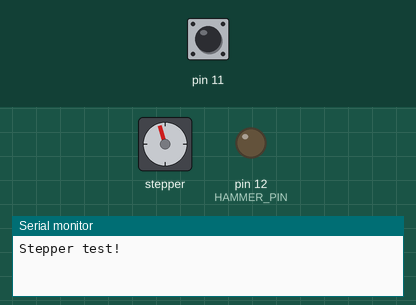
Simulated run of this sketch. Board: Arduino Uno, built with avr-gcc and run on an emulated ATmega328P. On the bench: stepper motor, output pins drawn as LEDs (lit = HIGH), the last lines printed to the serial monitor. Wiring (inferred from the names in the program): stepper motor driver (200 steps per turn assumed): step pin 2; direction pin 3; enable pin 13. The test bench sets the inputs (shaded band); at power-on: pin 11 HIGH. Pins used as bus, display or sensor lines are not drawn.

Above: at 0.8 s.
0.9 s: pin 11 pulled LOW for 0.15 s
At 9.4 s:
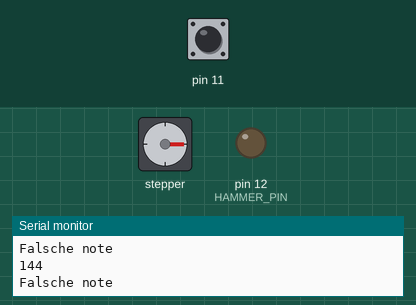
At 17.1 s:
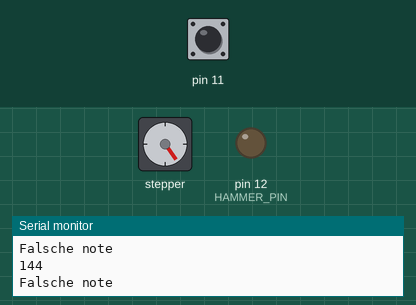
Timing chart, 0 to 25.9 s (numbered marks = the images above; inputs shaded):
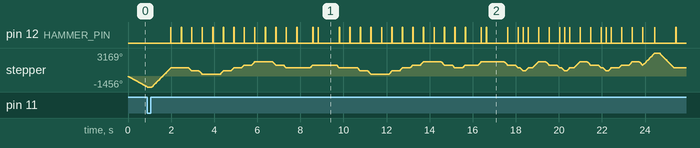

The sketch:

Xylofon.ino
```cpp
#include "Piano.h"
#include <Arduino.h>
#include "MotorController.h"

MotorController stepperMotor(11);

Piano* piano;

char* haeschenKlein =
"G12,E12,E11,F12,D12,D11,"		// Häschen klein ging alein
"C12,D12,E12,F12,G12,G12,G11,"	//in die weite Welt hinein
"G12,E12,E11,F12,D12,D11,"		// Stock und Hut steht im gut
"C12,E12,G12,G12,E11,P21,";		// Hans ist wohl-gemut

char* ode =
"A22,A22,B22,C22,C22,B22,A22,G12,F12,F12,G12,A22,A23,G14,G11,"
"A22,A22,B22,C22,C22,B22,A22,G12,F12,F12,G12,A22,G13,F14,F11,"
"G12,A24,B24,A22,F12,G12,A24,B24,A22,F12,G12,A24,B24,A22,G12,F12,G12,C11,"
"A22,A22,B22,C22,C22,B22,A22,G12,F12,F12,G12,A22,G13,F14,F11"
;

char* elka =
"C12,A22,A22,G12,A22,F12,C12,C12,C12,A22,A22,B22,G12,C21,"
"C21,D12,D12,B22,B22,A22,G12,F12,C12,A22,A22,G12,A22,F11,"
;

void setup() {
	Serial.begin(9600);           // set up Serial library at 9600 bps
	Serial.println("Stepper test!");
	stepperMotor.calibrate();
	Serial.println("Calibration done!");
	piano = new Piano(&stepperMotor);
}

void loop() {
	piano->play(ode);
	while (1);
}
```

MotorController.cpp
```cpp
#include "Arduino.h"
#include "MotorController.h"

#define MOTORX_DIR_PIN 3
#define MOTORX_STEP_PIN 2
#define HAMMER_PIN 12
#define ENABLE_PIN 13

MotorController::MotorController(uint8_t switchPin)
{
	pinMode(ENABLE_PIN, OUTPUT);
	digitalWrite(ENABLE_PIN, HIGH);
	pinMode(HAMMER_PIN, OUTPUT);
	digitalWrite(HAMMER_PIN, LOW);
	this->switchPin = switchPin;
	pinMode(switchPin, INPUT_PULLUP);
	pinMode(MOTORX_DIR_PIN, OUTPUT);
	pinMode(MOTORX_STEP_PIN, OUTPUT);
	digitalWrite(MOTORX_DIR_PIN, LOW);
	digitalWrite(MOTORX_STEP_PIN, HIGH);
}

void MotorController::calibrate()
{
	start();
	digitalWrite(MOTORX_DIR_PIN, LOW);
	while (digitalRead(switchPin))
	{
		digitalWrite(MOTORX_STEP_PIN, HIGH);
		delayMicroseconds(100);
		digitalWrite(MOTORX_STEP_PIN, LOW);
		delayMicroseconds(1000);
	}
	stepNr = 0;
	delay(200);
	stop();
}

void MotorController::gotoMm(int posMm)
{
	long target = (long)posMm * 10L;

	if (target > stepNr)
	{
		digitalWrite(MOTORX_DIR_PIN, HIGH);
		while (stepNr < target)
		{
			digitalWrite(MOTORX_STEP_PIN, HIGH);
			delayMicroseconds(100);
			digitalWrite(MOTORX_STEP_PIN, LOW);
			delayMicroseconds(500);
			stepNr++;
		}
	}
	else
	{
		digitalWrite(MOTORX_DIR_PIN, LOW);
		while (target < stepNr)
		{
			digitalWrite(MOTORX_STEP_PIN, HIGH);
			delayMicroseconds(100);
			digitalWrite(MOTORX_STEP_PIN, LOW);
			delayMicroseconds(500);
			stepNr--;
		}
	}
}

int MotorController::posMm()
{
	return stepNr / 10L;
}

void MotorController::dong() {
	digitalWrite(HAMMER_PIN, HIGH);
	delay(11);
	digitalWrite(HAMMER_PIN, LOW);
}

void MotorController::start()
{
	digitalWrite(ENABLE_PIN, LOW);
}

void MotorController::stop()
{
	digitalWrite(ENABLE_PIN, HIGH);
}
```

MotorController.h
```cpp
#pragma once
#include <Arduino.h>


class MotorController
{
private:
	uint8_t switchPin;
	long stepNr;
public:
	MotorController(uint8_t switchPin);
	void calibrate();
	void gotoMm(int posMm);
	int posMm();
	void dong();
	void start();
	void stop();
};
```

Piano.cpp
```cpp
//
//
//

#include "Piano.h"


int Piano::noteCoordinate(char * note)
{
	if (strlen(note) != 2)
	{
		Serial.println("Falsche note");
	}
	int pos = motorController->posMm();

	if (note[0] != 'P') // not a pause
	{
		pos = ((note[0] - 'A') * -22.79) + 144;
	}
	if (note[1] == '1')
	{
		pos += 159;
	}
	else if (note[1] == '0')
	{
		pos += 319;
	}
	return pos;
}

Piano::Piano(MotorController* mc)
{
	motorController = mc;
}

void Piano::play(char * melody)
{
	motorController->start();
	int pos = noteCoordinate(melody); // first note
	Serial.println(pos);
	motorController->gotoMm(pos);
	while (*melody) {
		long now = millis();

		if (melody[0] != 'P') // not a pause
		{
			motorController->dong();
		}
		if (strlen(melody) < 5)
		{
			break;
		}
		int noteLength = 1000;
		switch (melody[2])
		{
			case '1':
				noteLength = 1000;
				break;
			case '2':
				noteLength = 500;
				break;
			case '3':
				noteLength = 750;
				break;
			case '4':
				noteLength = 250;
				break;
		}


		int noteTime = noteLength - 15;
		long nextNote = now + noteTime;
		int nextPos = noteCoordinate(melody + 4);
		int travelTime = abs(motorController->posMm() - nextPos) * 7;

		if (noteTime > travelTime)
		{
			delay(noteTime - travelTime);
		}
		motorController->gotoMm(nextPos);
		Serial.println(pos);
		while (millis() < nextNote)
		{
			;
		}
		melody += 4;
	}
	delay(500);
	motorController->stop();
}
```

Piano.h
```cpp
// Piano.h
#ifndef _PIANO_h
#define _PIANO_h

#if defined(ARDUINO) && ARDUINO >= 100
	#include "arduino.h"
#else
	#include "WProgram.h"
#endif

#include "MotorController.h"

class Piano
{
private:
	MotorController* motorController;
	int noteCoordinate(char* note);
public:
	Piano(MotorController* motorController);
	void play(char* melody);
};


#endif
```
